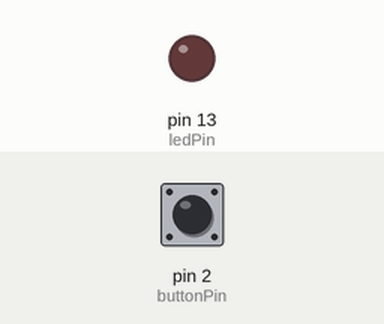
The sketch below on a simulated Arduino Uno, built with avr-gcc and run on an emulated ATmega328P. Parts: output pins drawn as LEDs (lit = HIGH). The inputs (shaded band) are chosen by the test bench; at power-on: pin 2 (buttonPin) HIGH.

Above: at 1.2 s.
1.3 s: pin 2 (buttonPin) pulled LOW for 0.15 s
At 1.37 s:
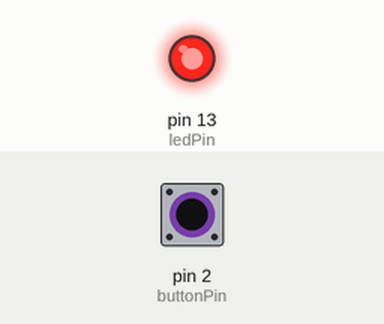
2.9 s: pin 2 (buttonPin) pulled LOW for 3.2 s
At 6.7 s:
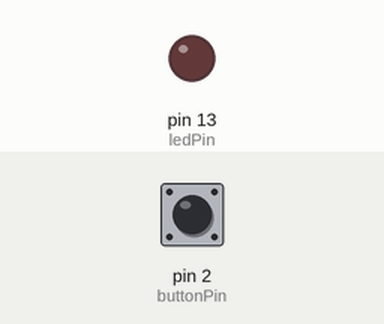
Timing chart, 0 to 8.2 s (numbered marks = the images above; inputs shaded):
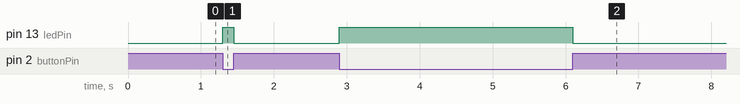

Measured:
- after the input at 1.3 s, pin 13 (ledPin): LOW → HIGH at once, → LOW 0.15 s later
- after the input at 2.9 s, pin 13 (ledPin): LOW → HIGH at once, → LOW 3.2 s later

The sketch:

sketch.ino
```cpp
const int buttonPin = 2;  // constante Pin del botón
const int ledPin = 13;    // constnate Pin del LED
/*
* Una constante es una variable que no cambiará su valor
*/

int ledState = LOW;       // Estado actual del LED. Apagado
int buttonState = 0;      // Estado del botón, si está presionado o no
/*
* Estas no son constantes porque cambiarán su valor en función de lo que el código requiera
*/

void setup() {
  pinMode(buttonPin, INPUT_PULLUP); // Botón = Entrada
  pinMode(ledPin, OUTPUT);   // LED = Salida
}

void loop() {
  buttonState = digitalRead(buttonPin); // La variable del estado del botón será leida y transmitida a la del pin del botón, esta última no cambiará su valor

  if (buttonState == 0) { // == significa que mientras el estado del botón sea 0, la función if tendrá un valor TRUE. Si no lo es, será FALSE
      digitalWrite(ledPin, HIGH); // Si la variable es TRUE, el led se prende
  } else {
      digitalWrite(ledPin, LOW); // Si es FALSE, el led se mantendrá apagado
  }
}
```
